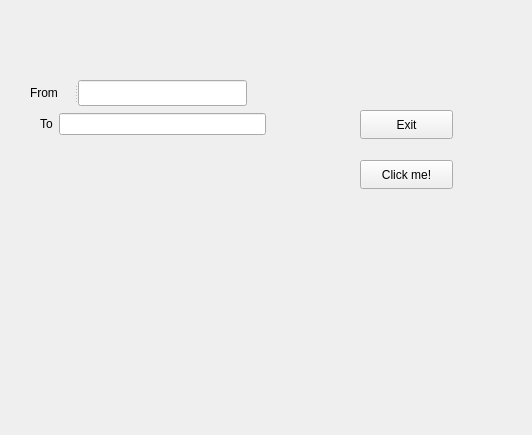
<?xml version="1.0" encoding="UTF-8"?>
<ui version="4.0">
 <class>destination</class>
 <widget class="QWidget" name="destination">
  <property name="geometry">
   <rect>
    <x>0</x>
    <y>0</y>
    <width>532</width>
    <height>435</height>
   </rect>
  </property>
  <property name="windowTitle">
   <string>Form</string>
  </property>
  <widget class="QPushButton" name="pushButton">
   <property name="geometry">
    <rect>
     <x>360</x>
     <y>160</y>
     <width>93</width>
     <height>29</height>
    </rect>
   </property>
   <property name="text">
    <string>Click me!</string>
   </property>
  </widget>
  <widget class="QPushButton" name="pushButton_2">
   <property name="geometry">
    <rect>
     <x>360</x>
     <y>110</y>
     <width>93</width>
     <height>29</height>
    </rect>
   </property>
   <property name="text">
    <string>Exit</string>
   </property>
  </widget>
  <widget class="QSplitter" name="splitter">
   <property name="geometry">
    <rect>
     <x>30</x>
     <y>80</y>
     <width>217</width>
     <height>26</height>
    </rect>
   </property>
   <property name="orientation">
    <enum>Qt::Horizontal</enum>
   </property>
   <widget class="QLabel" name="label">
    <property name="text">
     <string>From</string>
    </property>
   </widget>
   <widget class="QLineEdit" name="lineEdit_From"/>
  </widget>
  <widget class="QWidget" name="layoutWidget">
   <property name="geometry">
    <rect>
     <x>40</x>
     <y>110</y>
     <width>226</width>
     <height>28</height>
    </rect>
   </property>
   <layout class="QHBoxLayout" name="horizontalLayout">
    <item>
     <widget class="QLabel" name="label_2">
      <property name="text">
       <string>To</string>
      </property>
     </widget>
    </item>
    <item>
     <widget class="QLineEdit" name="lineEdit_To"/>
    </item>
   </layout>
  </widget>
 </widget>
 <resources/>
 <connections/>
</ui>
